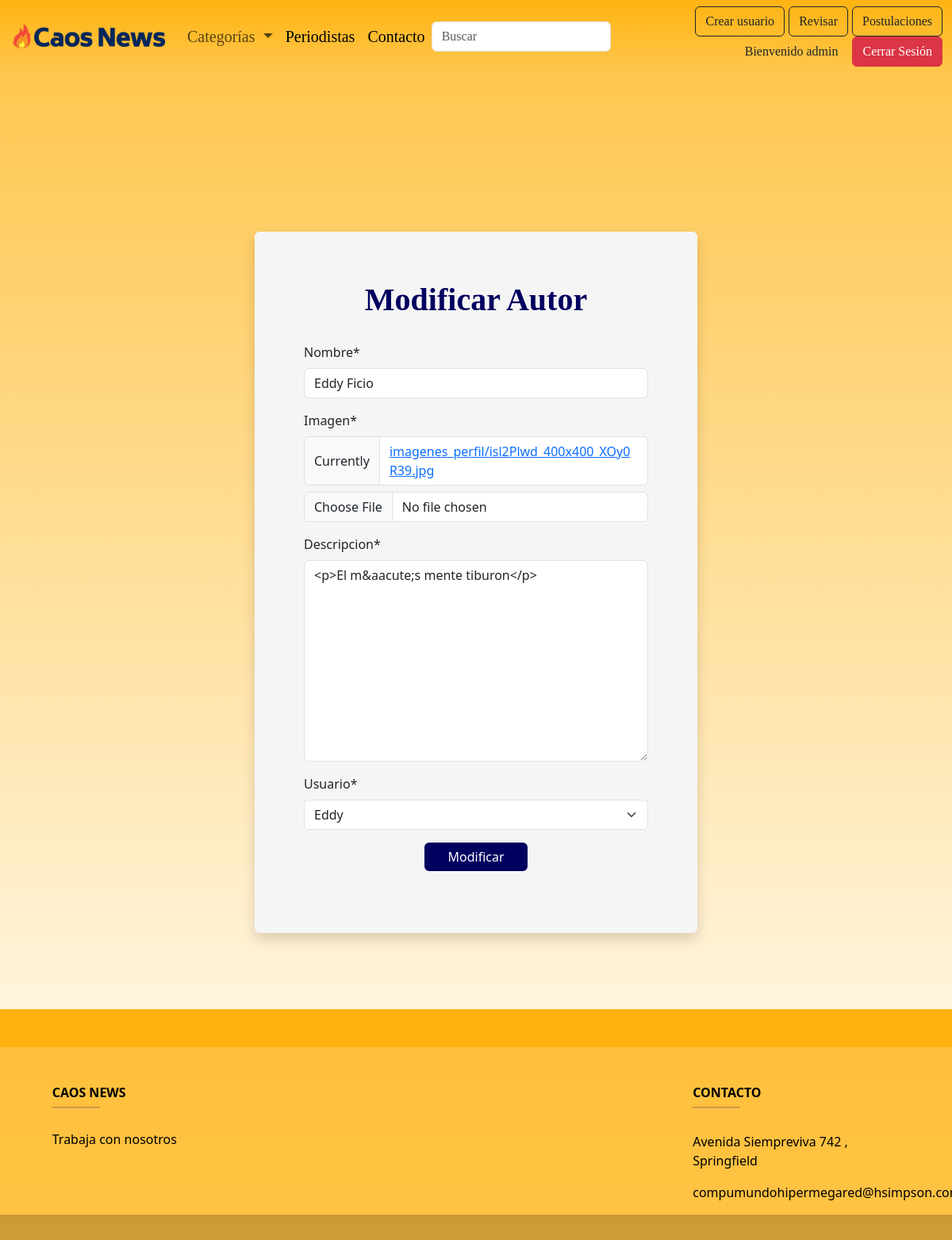
/mantenedor/modificar_autor/16 (signed in), run on the app's committed database.
### appweb/models.py (models this page shows, shortened)
class Autor(models.Model):
    nombre = models.CharField(max_length=150, null=True)
    imagen = models.ImageField(upload_to="imagenes_perfil", null=True)
    descripcion = RichTextField(null=True)
    usuario = models.ForeignKey(User, on_delete=models.CASCADE, null=True)

### appweb/views.py (the view, shortened to what this page needs)
# urls.py: path('mantenedor/modificar_autor/<pk>', modificar_autor, name="modificar_autor"),
@login_required(login_url="/accounts/login")
@permission_required(['appweb.delete_autor'], login_url="/accounts/login")
def modificar_autor(request, pk):
    modificar = get_object_or_404(Autor, pk=pk)
    data={
        'form_autormodi': AutoresForm(instance=modificar)
    }
    return render(request, "mantenedor/modificar_autor.html", data)

### appweb/forms.py
class AutoresForm(forms.ModelForm):
    class Meta:
        model = Autor
        fields = "__all__"

### appweb/templates/mantenedor/modificar_autor.html (shortened to what this page needs)
{% extends 'base.html' %}
{% load static %}
{% block contenido %}
{% load crispy_forms_tags %}
<body style="background:linear-gradient(to bottom, #ffae00bb,rgba(255, 0, 0, 0)) no-repeat; ">
	<div class="container mt-5">
        <div class="col-6" style="margin:auto;">
            <div class="card shadow p-3 mb-5 bg-grey rounded" style="width: 100%; margin: auto; margin-top: 200px; border: 0; background-color: rgb(245, 245, 245);" >
                <div class="card-body" style="margin: 30px">
                    <h1 class="text-center" style="font-family: calibri; margin-bottom: 30px; color:rgb(0, 0, 95); font-weight: bold;">Modificar Autor</h1>
                    <div class="mb-3">
		<form id="formularioModificar" method="POST" action="" enctype="multipart/form-data">
			{{ form_autormodi | crispy }}
            <div class="mb-3 text-center">
            <button type="submit" class="btn btn-primary" style="background-color: rgb(0, 0, 95); border: none; width: 30%;">Modificar</button>
        </form>
	  </div>
</body>
{% endblock %}

### appweb/templates/base.html (shortened to what this page needs)
<!DOCTYPE html>
<html lang="en">
<head>
  {% load static %}
  <link rel="stylesheet" href="{% static 'css/style.css' %}">
  <link href="https://cdn.jsdelivr.net/npm/bootstrap@5.3.0/dist/css/bootstrap.min.css" rel="stylesheet"
>
</head>
<body>
  <nav class="navbar navbar-expand-lg bg-body-tertiary;">
    <div class="container-fluid">
      <a class="navbar-brand" href="{% url 'home' %}">
        <img src="{% static './images/caoes news chico.png' %}" style="color: aquamarine;" height="40"
          class="d-inline-block align-center" alt="Logo">
      </a>
      <div class="collapse navbar-collapse" id="navbarSupportedContent">
        <ul class="navbar-nav me-auto mb-2 mb-lg-0">
          <li class="nav-item dropdown">
            <div class="dropdown">
              <button class="nav-link dropdown-toggle" type="button" data-bs-toggle="dropdown" aria-expanded="false">
                Categorías
              </button>
            </div>
          </li>
          <li class="nav-item">
            <a class="nav-link active" aria-current="page" href="{% url 'filtro_autor' %}">Periodistas</a>
          </li>
          <li class="nav-item">
            <a class="nav-link active" aria-current="page" href="{% url 'contacto' %}">Contacto</a>
          </li>
        </ul>
        <form class="col-12 col-lg-auto mb-3 mb-lg-0 me-lg-3" role="search" action="" method="POST">
          <input type="search" name="valor_buscado" class="form-control form-control-dark " placeholder="Buscar"
            aria-label="Search">
        </form>
        <div class="text-end">
          {% if user.is_authenticated and user.is_superuser %}
          <a href="{% url 'registro' %}" class="btn btn-outline-dark">Crear usuario</a>
          <a href="{% url 'listar_noticia_admin' %}" class="btn btn-outline-dark">Revisar</a>
          <a href="{% url 'listar_postulaciones' %}" class="btn btn-outline-dark bg-orangered">Postulaciones</a>
          <label class="btn">Bienvenido {{user.username}}</label>
          <a href="{% url 'logout' %}">
            <button type="button" class="btn btn-danger">Cerrar Sesión</button>
          </a>
          {% else %}
          <a href="{% url 'login' %}" class="btn btn-outline-dark">Login</a>
          {% endif %}
        </div>
      </div>
    </div>
  </nav>
  <main>
    {% block contenido %}
    {% endblock %}
  </main>
</body>
<br>
<br>
<footer class="text-center text-lg-start text-black" style="background-color: #ffae00bb">
  <section class="d-flex justify-content-between p-4" style="background-color: #ffae00bb">
  </section>
  <section class="">
    <div class="container text-center text-md-start mt-5">
      <div class="row mt-3">
        <div class="col-md-3 col-lg-4 col-xl-3 mx-auto mb-4">
          <h6 class="text-uppercase fw-bold">Caos News</h6>
          <hr class="mb-4 mt-0 d-inline-block mx-auto" style="width: 60px; background-color: #7c4dff; height: 2px" />
          <a style="color: black; text-decoration: none;" href="{% url 'formulario_postulacion' %}">
            <h6> Trabaja con nosotros</h6>
          </a>
        </div>
        <div class="col-md-2 col-lg-2 col-xl-2 mx-auto mb-4">
        </div>
        <div class="col-md-3 col-lg-2 col-xl-2 mx-auto mb-4">
        </div>
        <div class="col-md-4 col-lg-3 col-xl-3 mx-auto mb-md-0 mb-4">
          <h6 class="text-uppercase fw-bold">Contacto</h6>
          <hr class="mb-4 mt-0 d-inline-block mx-auto" style="width: 60px; background-color: #7c4dff; height: 2px" />
          <p> Avenida Siempreviva 742 , Springfield</p>
          <p> compumundohipermegared@hsimpson.com</p>
        </div>
      </div>
    </div>
  </section>
  <div class="text-center p-3" style="background-color: rgba(0, 0, 0, 0.2)">
  </div>
</footer>
</html>

### appweb/static/css/style.css (style rules this page uses)
nav { background:linear-gradient(to bottom, #ffae00bb,rgba(255, 0, 0, 0)); font-family:Cambria, Cochin, Georgia, Times, 'Times New Roman', serif; font-size: 20px; color: red; font-weight:normal; }
a { text-decoration: none; color: black; }
h1 { font-family: 'Times New Roman', Times, serif; font-size: 50px; text-align: left; margin-bottom: 20px; }

### data on the page
Autor: nombre "Eddy Ficio", descripcion "<p>El m&aacute;s mente tiburon</p>", usuario "Eddy"

### other printed values
{{ user.username }} "admin"
